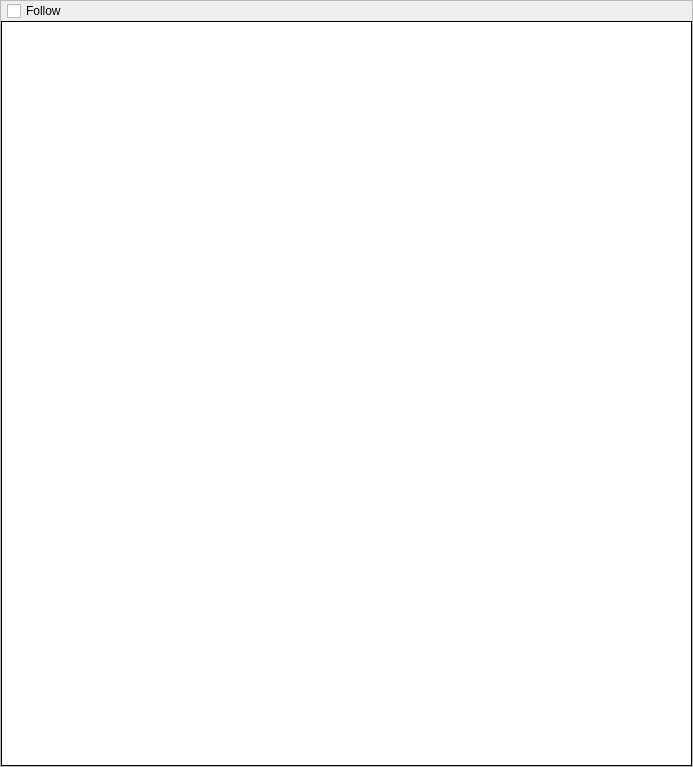
<?xml version="1.0" encoding="UTF-8"?>
<ui version="4.0">
 <class>PlainTextEdit</class>
 <widget class="QFrame" name="PlainTextEdit">
  <property name="geometry">
   <rect>
    <x>0</x>
    <y>0</y>
    <width>693</width>
    <height>767</height>
   </rect>
  </property>
  <property name="windowTitle">
   <string>Frame</string>
  </property>
  <property name="frameShape">
   <enum>QFrame::StyledPanel</enum>
  </property>
  <property name="frameShadow">
   <enum>QFrame::Raised</enum>
  </property>
  <layout class="QGridLayout" name="gridLayout">
   <property name="leftMargin">
    <number>0</number>
   </property>
   <property name="topMargin">
    <number>0</number>
   </property>
   <property name="rightMargin">
    <number>0</number>
   </property>
   <property name="bottomMargin">
    <number>0</number>
   </property>
   <property name="spacing">
    <number>0</number>
   </property>
   <item row="0" column="0">
    <widget class="QFrame" name="optionsFrame">
     <property name="frameShape">
      <enum>QFrame::NoFrame</enum>
     </property>
     <property name="frameShadow">
      <enum>QFrame::Plain</enum>
     </property>
     <property name="lineWidth">
      <number>0</number>
     </property>
     <layout class="QGridLayout" name="optionsLayout">
      <property name="leftMargin">
       <number>6</number>
      </property>
      <property name="topMargin">
       <number>0</number>
      </property>
      <property name="rightMargin">
       <number>6</number>
      </property>
      <property name="bottomMargin">
       <number>0</number>
      </property>
      <property name="verticalSpacing">
       <number>0</number>
      </property>
      <item row="0" column="0">
       <widget class="QCheckBox" name="followTailCheckBox">
        <property name="text">
         <string>Follow</string>
        </property>
       </widget>
      </item>
     </layout>
    </widget>
   </item>
   <item row="1" column="0">
    <widget class="QPlainTextEdit" name="plainTextEdit">
     <property name="frameShape">
      <enum>QFrame::Box</enum>
     </property>
     <property name="frameShadow">
      <enum>QFrame::Plain</enum>
     </property>
     <property name="readOnly">
      <bool>true</bool>
     </property>
    </widget>
   </item>
  </layout>
 </widget>
 <resources/>
 <connections/>
</ui>
